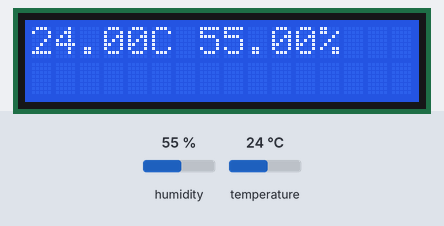
Bench run of a program on a simulated Arduino Nano, built with avr-gcc and run on an emulated ATmega328P. Shown: 16×2 character LCD. Inputs (shaded band) come from the test bench; at power-on: humidity 55 %, temperature 24 °C. What the program prints to the serial monitor is not drawn.

Above: at 1.2 s.
1.3 s: humidity set to 22 %
At 2.4 s:
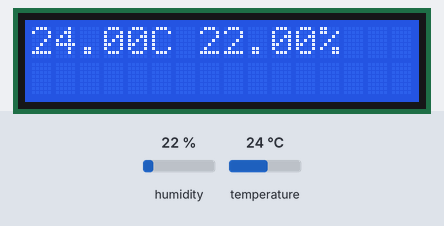
4.0 s: temperature set to 12 °C
At 4.9 s:
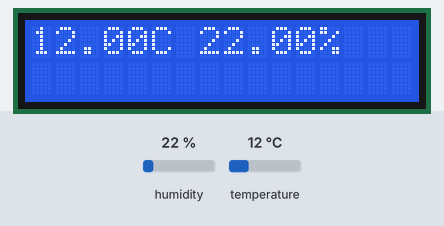
6.7 s: humidity set to 40 %
At 8.7 s:
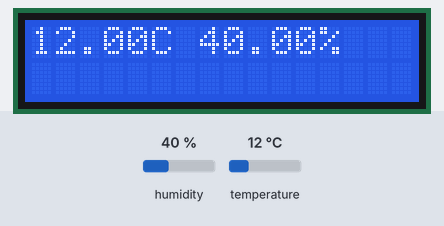
9.6 s: temperature set to 19 °C
At 11.2 s:
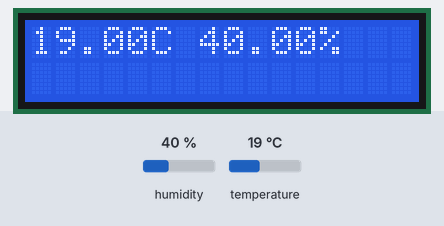
Timing chart, 0 to 12.7 s (numbered marks = the images above; inputs shaded):
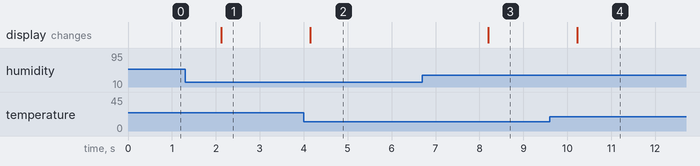

Measured:
- after the input at 1.3 s, the display: changes after 0.82 s (image 1)
- after the input at 4.0 s, the display: changes after 0.14 s (image 2)
- after the input at 6.7 s, the display: changes after 1.5 s (image 3)
- after the input at 9.6 s, the display: changes after 0.62 s (image 4)

The program:

main.cpp
```cpp
#include <Arduino.h>
#include <Wire.h>
#include <SPI.h>

#include <DHT.h>
#include <LiquidCrystal.h>

/*
LCD: 5V
K - GND
A - 5V
Rw - GND
V0 - potentio
VLD - 5V
VSS - GND
*/

#define RsPIN 2
#define EnPIN 3
#define D4PIN 4
#define D5PIN 5
#define D6PIN 6
#define D7PIN 7

LiquidCrystal  lcd(RsPIN, EnPIN, D4PIN, D5PIN, D6PIN, D7PIN);
#define DHTPIN 8

DHT dht = DHT(DHTPIN, DHT11);

void setup() {
  Serial.begin(9600);
  lcd.begin(16,2);
  dht.begin();
  lcd.clear();
}

void loop() {
  float t = dht.readTemperature();
  float h = dht.readHumidity();
  lcd.setCursor(0, 0);
  lcd.print("");
  lcd.print(t);
  lcd.print("C ");
  lcd.print(h);
  lcd.print("%");

  // Printing the results on the serial monitor
  // Serial.print("Temperature = ");
  Serial.print(t);
  Serial.print("\t");
  // Serial.print(" *C ");
  // Serial.print("    Humidity = ");
  Serial.print(h);
  Serial.print("\n");
  // Serial.println(" % ");
  delay(2000);
}
```
